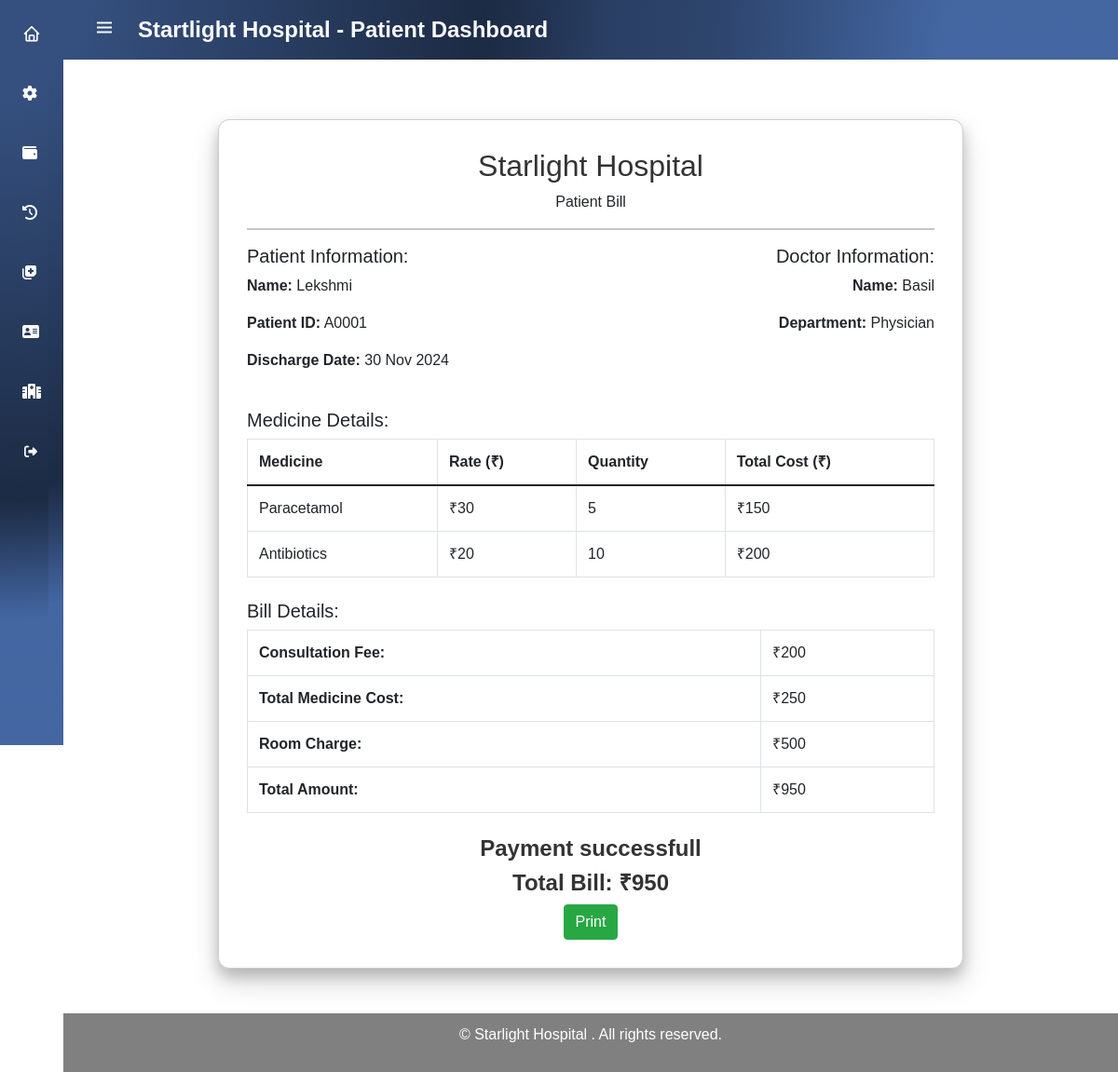
Page /hospital/patient/patient_payment_history/2 (signed in) on the committed database.
### hospital_app/models.py (models this page shows)
class Discharge(models.Model):
    patient = models.ForeignKey(Patient, on_delete=models.CASCADE)
    doctor = models.ForeignKey(Doctor, on_delete=models.CASCADE)
    room_type = models.ForeignKey(RoomType, null=True, blank=True, on_delete=models.SET_NULL)
    medical_history = models.ForeignKey(MedicalHistory, on_delete=models.CASCADE)
    appointment = models.ForeignKey(Appointment, on_delete=models.CASCADE)
    total_days = models.PositiveIntegerField(default=0)
    total_medicine_cost = models.PositiveIntegerField(default=0)
    consultation_fee = models.PositiveIntegerField(default=200)
    room_charge = models.PositiveIntegerField(default=0)
    total_amount = models.PositiveIntegerField(default=0)
    discharge_date = models.DateTimeField(null=True, blank=True)
    bill_generated = models.BooleanField(default=False)
    bill_payed = models.BooleanField(default=False)
    insurance_applied = models.BooleanField(default=False)

class Patient(models.Model):
    user_profile = models.OneToOneField(UserProfile, on_delete=models.CASCADE)
    address=models.CharField(max_length=22225,null=True)
    gender = models.CharField(max_length=5,null=True)
    is_inpatient = models.BooleanField(default=False)  # Categorize as inpatient or outpatient
    patient_id = models.CharField(max_length=15, unique=True, null=True, blank=True)

class UserProfile(models.Model):
    ROLE_CHOICES = [
        ('Doctor', 'Doctor'),
        ('Patient', 'Patient'),
        ('Receptionist', 'Receptionist'),
        ('Pharmacist', 'Pharmacist'),
    ]
    user = models.OneToOneField(User, on_delete=models.CASCADE)
    role = models.CharField(max_length=15, choices=ROLE_CHOICES)
    soft_deletion = models.BooleanField(default=False)

class Doctor(models.Model):
    user_profile = models.OneToOneField(UserProfile, on_delete=models.CASCADE)
    department=models.ForeignKey(Department, on_delete=models.CASCADE)
    address=models.CharField(max_length=22225,null=True)
    image=models.ImageField(upload_to='Image/',null=True)
    resume=models.FileField (upload_to='Resume/',null=True)

class Department(models.Model):
    name = models.CharField(max_length=100)

class Prescription(models.Model):
    medicine = models.CharField(max_length=20, null=True,blank=True)
    stock = models.PositiveIntegerField(default=0)
    rate = models.PositiveIntegerField(default=0)
    alert = models.BooleanField(default=False)

### hospital_app/views.py (the view)
# urls.py: path('hospital/patient/patient_payment_history/<int:id>',views.patient_payment_history_eachbill,name='patient_payment_history_eachbill'),
@login_required(login_url='hospital_loginpage')
def patient_payment_history_eachbill(request,id):
    discharge = Discharge.objects.get(id=id)
    medical_history = discharge.medical_history
    medicines = MedicalHistoryPrescription.objects.filter(medical_history=medical_history).select_related('prescription')
    medicine_details = []
    for item in medicines:
        medicine_details.append({
            'medicine': item.prescription.medicine,
            'rate': item.prescription.rate,
            'quantity': item.quantity,
            'total_cost': item.prescription.rate * item.quantity
        })
    context = {
        'discharge': discharge,
        'medicine_details': medicine_details,
    }
    return render(request, 'patient/patient_payment_history_eachbill.html', context)

### templates/patient/patient_payment_history_eachbill.html (shortened to what this page needs)
{% extends 'patient/patient_navbar.html' %}
{% block content %}
{% load static %}
<link href="https://cdn.jsdelivr.net/npm/bootstrap@4.6.2/dist/css/bootstrap.min.css" rel="stylesheet">
<div class="container mt-5 mb-5 projected" style="max-width: 800px; border: 1px solid #ccc; padding: 30px;">
    <h2 class="text-center">Starlight Hospital</h2>
    <p class="text-center">Patient Bill</p>
    <hr>
    <div class="row">
        <div class="col-md-6">
            <h5>Patient Information:</h5>
            <p><strong>Name:</strong> {{ discharge.patient.user_profile.user.username }}</p>
            <p><strong>Patient ID:</strong> {{ discharge.patient.patient_id }}</p>
            <p><strong>Discharge Date:</strong> {{ discharge.discharge_date|date:"d M Y" }}</p>
        </div>
        <div class="col-md-6 text-right">
            <h5>Doctor Information:</h5>
            <p><strong>Name:</strong> {{ discharge.doctor.user_profile.user.username }}</p>
            <p><strong>Department:</strong> {{ discharge.doctor.department.name }}</p>
        </div>
    </div>
    <div class="mt-4">
        <h5>Medicine Details:</h5>
        <table class="table table-bordered">
            <thead>
                <tr>
                    <th>Medicine</th>
                    <th>Rate (₹)</th>
                    <th>Quantity</th>
                    <th>Total Cost (₹)</th>
                </tr>
            </thead>
            <tbody>
                {% for medicine in medicine_details %}
                <tr>
                    <td>{{ medicine.medicine }}</td>
                    <td>₹{{ medicine.rate }}</td>
                    <td>{{ medicine.quantity }}</td>
                    <td>₹{{ medicine.total_cost }}</td>
                </tr>
                {% endfor %}
            </tbody>
        </table>
    </div>
    <div class="mt-4">
        <h5>Bill Details:</h5>
        <table class="table table-bordered">
            <tr>
                <td><strong>Consultation Fee:</strong></td>
                <td>₹{{ discharge.consultation_fee }}</td>
            </tr>
            <tr>
                <td><strong>Total Medicine Cost:</strong></td>
                <td>₹{{ discharge.total_medicine_cost }}</td>
            </tr>
            <tr>
                <td><strong>Room Charge:</strong></td>
                <td>₹{{ discharge.room_charge }}</td>
            </tr>
            <tr>
                <td><strong>Total Amount:</strong></td>
                <td>₹{{ discharge.total_amount }}</td>
            </tr>
        </table>
    </div>
    <div class="mt-4 text-center">
        <h4><strong>Payment successfull</strong></h4>
        <h4><strong>Total Bill: ₹{{ discharge.total_amount }}</strong></h4>
        <button class="btn btn-success">Print</button>
    </div>
</div>
    {% endblock %}

### templates/patient/patient_navbar.html (style rules this page uses)
:root { --header-height: 3rem;--nav-width: 68px;--first-color: white;--first-color-light: #fafafa; --white-color: #F7F6FB;--body-font: 'Nunito', sans-serif;--normal-font-size: 1rem;--z-fixed: 100 }
body { position: relative; margin: var(--header-height) 0 0 0; padding: 0 ; font-family: var(--body-font); font-size: var(--normal-font-size); transition: .5s }
@media screen and (min-width: 768px) { body { margin: calc(var(--header-height) + 1rem) 0 0 0; padding-left: calc(var(--nav-width) ) } }

### templates/patient/patient_payment_history_eachbill.html (style rules this page uses)
body { font-family: Arial, sans-serif; padding-top: 80px; }
h2, h3, h4 { color: #333; }
table { width: 100%; border-collapse: collapse; }
table th, table td { padding: 8px; text-align: left; border: 1px solid #ddd; }
.container { background-color: #f9f9f9; border-radius: 5px; padding: 20px; min-height: 90vh; }
.projected { box-shadow: 0 8px 15px rgba(0, 0, 0, 0.2), 0 15px 30px rgba(0, 0, 0, 0.15); border-radius: 12px; background: #ffffff; transition: transform 0.3s, box-shadow 0.3s; }

### rows in the picture
Discharge: patient.user_profile.user.username "Lekshmi", patient.patient_id "A0001", discharge_date "30 Nov 2024", doctor.user_profile.user.username "Basil", doctor.department.name "Physician", consultation_fee "200", total_medicine_cost "250", room_charge "500", total_amount "950"
Prescription: medicine "Paracetamol"
Prescription: medicine "Antibiotics"

### other values in the picture
{{ medicine.rate }} "30" "20"
{{ medicine.quantity }} "5" "10"
{{ medicine.total_cost }} "150" "200"
